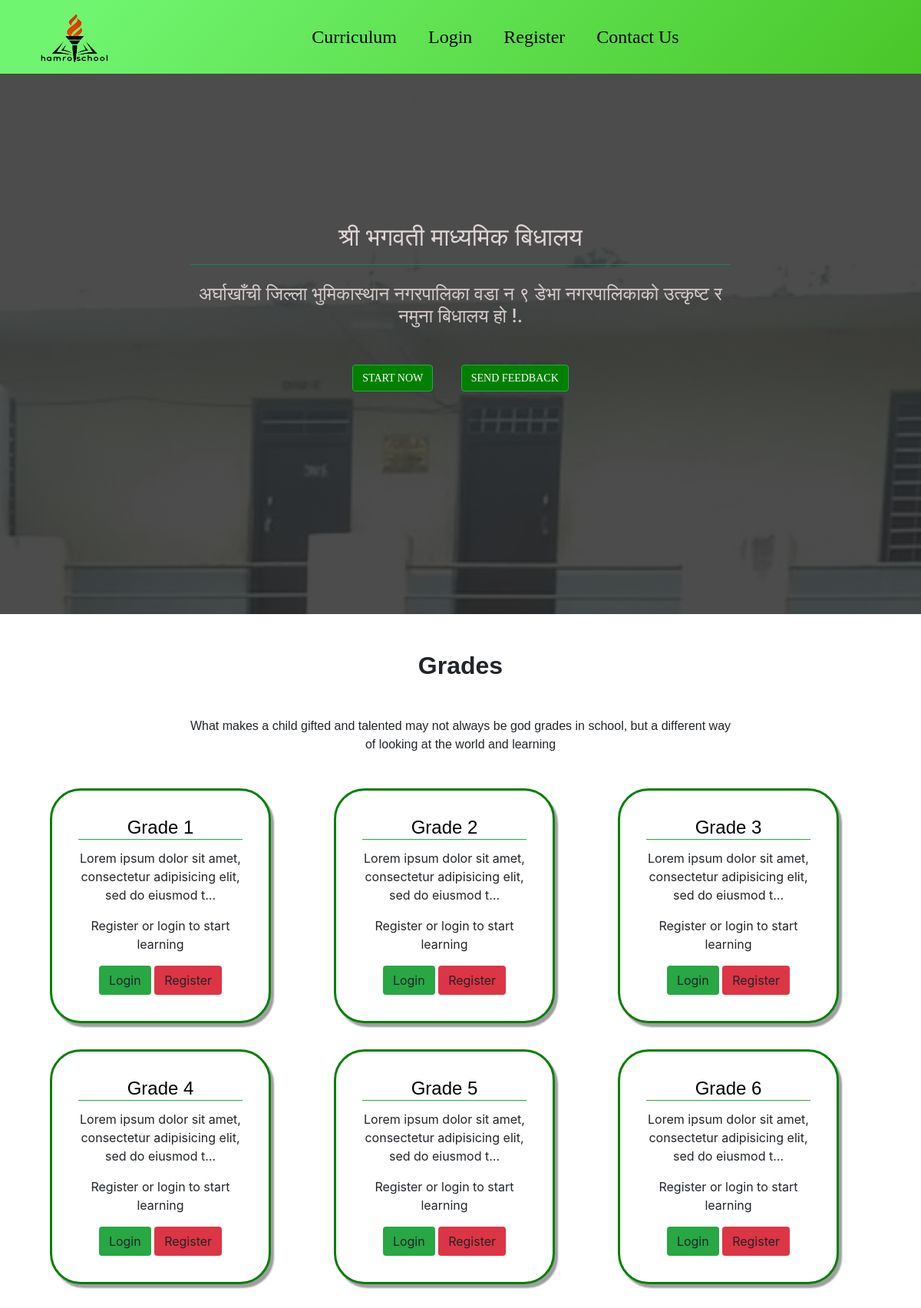
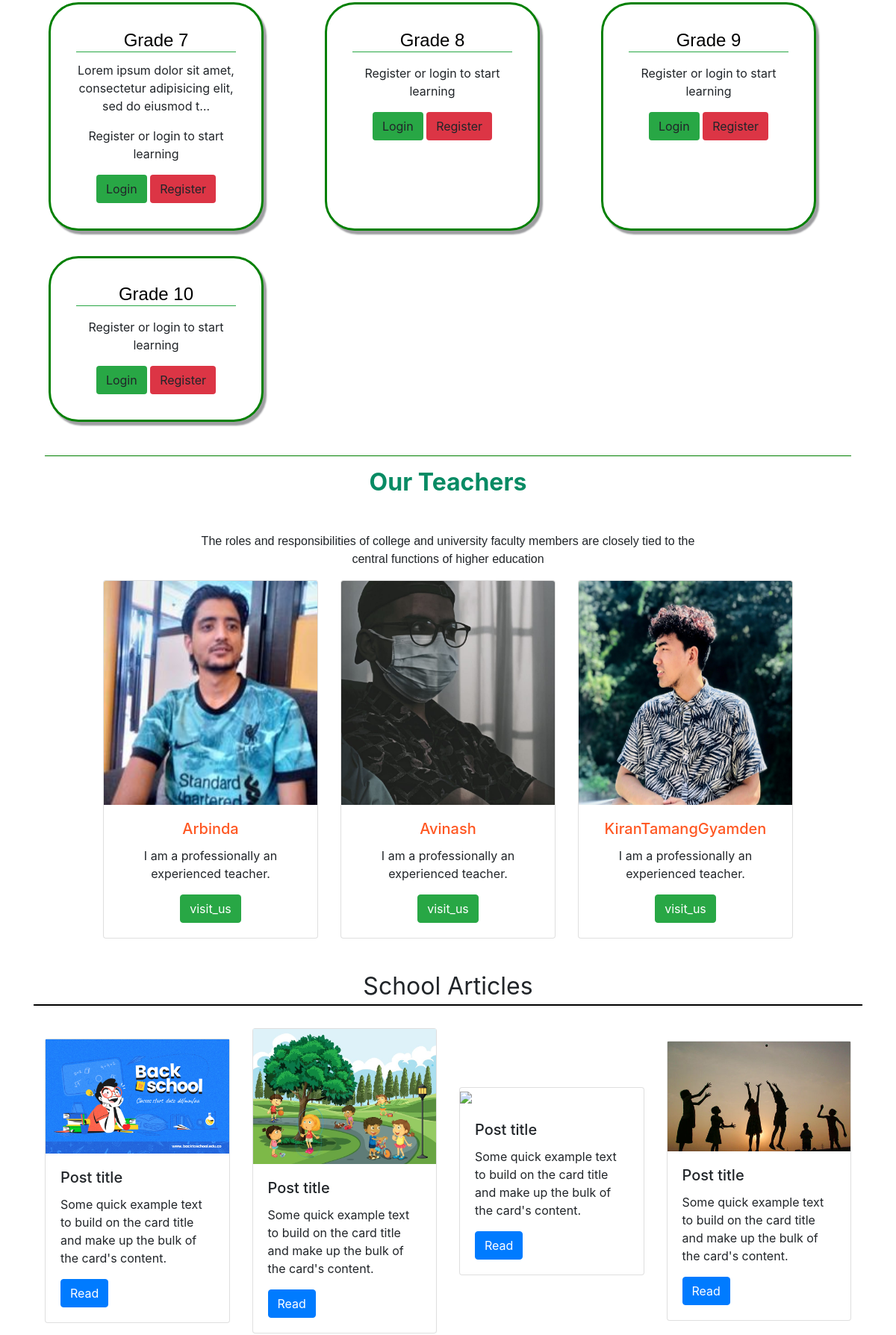
The page / (upper part) on the database its author committed (2 pictures, top to bottom).
### curriculum/models.py (models this page shows, shortened)
class Standard(models.Model):
    name = models.CharField(max_length=100, unique=True)
    slug = models.SlugField(null=True, blank=True)
    description = models.TextField(max_length=500,blank=True)

### app_users/models.py (models this page shows, shortened)
class UserProfileInfo(models.Model):
    user = models.OneToOneField(User, on_delete=models.CASCADE)
    bio = models.CharField(max_length=500)
    profile_pic = models.ImageField(upload_to=path_and_rename, verbose_name="Profile Picture", blank=True)
    teacher = 'teacher'
    student = 'student'
    parent = 'parent'
    user_types = [
        (teacher, 'teacher'),
        (student, 'student'),
        (parent, 'parent'),
    ]
    user_type = models.CharField(max_length=10, choices=user_types, default=student)

### app_users/views.py (the view)
# urls.py: path('',views.HomeView.as_view(),name='index'),
class HomeView(TemplateView):
    template_name = 'app_users/index.html'
    def get_context_data(self, **kwargs):
        context = super().get_context_data(**kwargs)
        standards = Standard.objects.all()
        teachers = UserProfileInfo.objects.filter(user_type='teacher')
        arr = [teacher.user.username for teacher in teachers]
        for teacher_name in bubble_sort(arr):
            teachers_list = [teachers.get(user__username = teacher_name) for teacher_name in arr]
        context['standards'] = standards
        context['teachers'] = teachers_list
        return context

### app_users/bubble_sort.py (called while the page is built)
def bubble_sort(arr):
    n = len(arr)
    for i in range(n):
        for j in range(n - i - 1):
            if arr[j] > arr[j + 1]:
                arr[j], arr[j + 1] = arr[j + 1], arr[j]
    return arr

### app_users/templates/app_users/index.html (shortened to what this page needs)
{% extends 'base.html'  %}
{% load static %}
{% block image_block%}
<header>
          <div id="intro" class="container-fluid d-flex align-items-center justify-content-center h-100">
            <div class="row d-flex justify-content-center text-center">
              <div class=" learning col-md-10 ">
                <h2 class=" learning "  > श्री भगवती माध्यमिक बिधालय </h2>
                <hr style="color:#088b64;">
                <h4 class="learning my-4">अर्घाखाँची जिल्ला भुमिकास्थान नगरपालिका वडा न ९ डेभा नगरपालिकाको उत्कृष्ट र नमुना बिधालय हो !.</h4>
                <div class=" button row d-flex mt-5 ">
                  <div class="col">
                    <a href="{% url 'curriculum:standard_list' %}"> <button type="button" class="  border border-success btn  mx-3 "> Start Now</button> </a>
                    <a href="contact"> <button type="button" class="btn border border-success  mx-3">Send Feedback</button> </a>
                  </div>
              </div>
            </div>
          </div>
</header>
{%endblock%}
{% block content %}
<main class="mt-5">
  <div class="container">
    <section class="text-center ">
                  <h2 class="  mb-5 font-weight-bold" style="font-family: helvetica, arial, sans-serif;">Grades </h2>
                  <div class="row d-flex justify-content-center mb-4">
                    <div class="col-md-8">
                      <p class="grey-text" style="font-family: helvetica, arial, sans-serif;">What makes a child gifted and talented may not always be god grades in school,
                        but a different way of looking at the world and learning</p>
                    </div>
                    </div>
                    <div class="row">
                          {% for standard in standards %}
                          <div class=" card1 col-md-4 d-flex mb-4 " >
                            <div class="card text-center card-std" style="width: 18rem; border: 3px solid green; border-radius: 40px; box-shadow: 4px 5px 2px rgba(4, 6, 12, 0.39); margin:5px ;">
                              <div class="card-body" >
                                <h4 class="card-title border-bottom border-success" style="color:black; font-family: Arial, Helvetica, sans-serif; ">{{standard.name}}</h4>
                                <p class="card-text">{{standard.description|truncatechars:75}}</p>
                                {% if user.is_authenticated %}
                                <a href="{% url 'curriculum:subject_list' slug=standard.slug %}" class="btn btn-primary" style="background-color:#e72b2b;">Start Learning</a>
                                {%else%}
                                <p>Register or login to start learning</p>
                                <a href="{% url 'user_login' %}" class="btn1 btn bg-success">Login</a>
                                <a href="{% url 'register' %}" class=" btn1 btn bg-danger" >Register</a>
                                {%endif%}
                              </div>
                            </div>
                          </div>
                          {% endfor %}
                  </div>
    </section>
    <hr class="my-7" style="color:green;">
    <section class="text-center">
      <h2 class="mb-5 font-weight-bold" style="color: #088b64;">Our Teachers</h2>
      <div class="row d-flex justify-content-center mb-4">
          <div class="col-md-8">
            <p class="grey-text" style="font-family: helvetica, arial, sans-serif;">The roles and responsibilities of college and university faculty members are closely tied to the central functions of higher education
              </p>
          </div>
          <div class="d-flex align-items-center mb-3">
          {% for teacher in teachers %}
          <div class="container">
            <div class="row">
            <div class="col">
             <div class="card" style="width: 18rem;">
               <img class="card-img-top" src="{{teacher.profile_pic.url|default_if_none:'#'}}" alt="Card image cap" width="300px" height="300px">
               <div class="card-body">
                 <h5 class="card-title" style="color:#ff5722">{{teacher.user.username}}</h5>
                 <p class="card-text">{{teacher.bio|truncatechars:75}}</p>
                 <a href="" class="btn btn-success">visit_us</a>
               </div>
            </div>
             </div>
            </div>
           </div>
          {% endfor %}
          </div>
      </div>
    </section>
  </div>
<div style="text-align:center; font-size: 2rem; margin-bottom: 30px;"><section style="border-bottom:2px solid black;">School Articles</section></div>
<div class="d-flex align-items-center mb-3">
  <div class="col-lg-3 col-md-6 mb-4">
    <div class="card">
      <div class="bg-image hover-overlay ripple" data-mdb-ripple-color="light">
        <img src="./media/articlephotos/school.jpg" class="img-fluid" />
      </div>
      <div class="card-body">
        <h5 class="card-title">Post title</h5>
        <p class="card-text">
          Some quick example text to build on the card title and make up the bulk of the
          card's content.
        </p>
        <a href="#!" class="btn btn-primary">Read</a>
      </div>
    </div>
  </div>
  <div class="col-lg-3 col-md-6 mb-4">
    <div class="card">
      <div class="bg-image hover-overlay ripple" data-mdb-ripple-color="light">
        <img src="./media/articlephotos/school4.jpg" class="img-fluid" />
      </div>
      <div class="card-body">
        <h5 class="card-title">Post title</h5>
        <p class="card-text">
          Some quick example text to build on the card title and make up the bulk of the
          card's content.
        </p>
        <a href="#!" class="btn btn-primary">Read</a>
      </div>
    </div>
  </div>
  <div class="col-lg-3 col-md-6 mb-4">
    <div class="card">
      <div class="bg-image hover-overlay ripple" data-mdb-ripple-color="light">
        <img src="./media/articlephotos/school2.jpg" class="img-fluid" />
      </div>
      <div class="card-body">
        <h5 class="card-title">Post title</h5>
        <p class="card-text">
          Some quick example text to build on the card title and make up the bulk of the
          card's content.
        </p>
        <a href="#!" class="btn btn-primary">Read</a>
      </div>
    </div>
  </div>
  <div class="col-lg-3 col-md-6 mb-4">
    <div class="card">
      <div class="bg-image hover-overlay ripple" data-mdb-ripple-color="light">
        <img src="./media/articlephotos/school3.jpg" class="img-fluid" />
      </div>
      <div class="card-body">
        <h5 class="card-title">Post title</h5>
        <p class="card-text">
          Some quick example text to build on the card title and make up the bulk of the
          card's content.
        </p>
        <a href="#!" class="btn btn-primary">Read</a>
      </div>
    </div>
  </div>
  </div>
</div>
{%endblock%}

### templates/base.html (shortened to what this page needs)
<!DOCTYPE html>
<html lang="en" dir="ltr">
  <head>
    {% load static %}
    <link href='https://unpkg.com/boxicons@2.1.2/css/boxicons.min.css' rel='stylesheet'>
    <link rel="stylesheet" href="https://stackpath.bootstrapcdn.com/bootstrap/4.5.2/css/bootstrap.min.css">
    <link rel="stylesheet" href="https://cdnjs.cloudflare.com/ajax/libs/font-awesome/4.7.0/css/font-awesome.min.css">
    <link rel="stylesheet" href="{% static 'css/master_css.css' %}">
  </head>
  <body>
              <nav class="navbar navbar-expand-lg  fixed-top scrolling-navbar" style="background-image: linear-gradient( 135deg, #70F570 10%, #49C628 100%);">
                <div class="container" >
                      <a class=" navbar-brand" href="{% url 'index' %}">
                        <img src="media/articlephotos/home.png" height="70px" width="100px" style="margin-top:0px"alt="">
                      </a>
                      <div class="collapse navbar-collapse" id="basicExampleNav" >
                        <ul class=" navbar-nav mx-auto  smooth-scroll ">
                                <li class="nav-item ">
                                   <a class="nav-link" style="color: black; font-size:1.5rem; margin-right: 25px;font-family: cursive;" href="{% url 'curriculum:standard_list' %}">Curriculum</a>
                                </li>
                                {% if user.is_authenticated %}
                                    <li class="nav-item  ">
                                     <a class="nav-link" href="{% url 'user_logout' %}" style="color: black; font-size:1.5rem; margin-right:25px;font-family: Bahnschrift SemiBold Condensedcursive;">Logout</a>
                                    </li>
                                {% else %}
                                    <li class="nav-item ">
                                        <a class="nav-link" href="{% url 'user_login' %}"style="color: black; font-size:1.5rem; margin-right:25px;font-family: Bahnschrift SemiBold Condensedcursive;" >Login</a>
                                    </li>
                                    <li class="nav-item " >
                                       <a class="nav-link" href="{% url 'register' %}" style="color: black; font-size:1.5rem; margin-right:25px;font-family: Bahnschrift SemiBold Condensedcursive;">Register</span> </a>
                                    </li>
                                {% endif %}
                                <li class="nav-item">
                                   <a class="nav-link" href="{% url 'contact' %}" style="color: black; font-size:1.5rem; margin-right:25px;font-family: Bahnschrift SemiBold Condensedcursive;">Contact Us</a>
                                </li>
                        </ul>
                      </div>
                </div>
              </nav>
          {% block image_block %}
          {% endblock %}
    <div class="container">
        {%block content%}
        {%endblock%}
  </body>
</html>

### static/css/master_css.css (style rules this page uses)
html, body, header, #intro { height: 100%; }
#intro { background:linear-gradient(rgba(0, 0, 0, 0.7), rgba(0, 0, 0, 0.7)), url("../Images/1.jpg")no-repeat center center fixed; -webkit-background-size: cover; -moz-background-size: cover; -o-background-size: cover; background-size: cover; }
.learning h2 { color: rgb(224, 214, 214); }
.learning h4 { color: rgb(216, 204, 204); }
hr { border-color: inherit; }
.card-std { border-radius: 4px; background: #fff; box-shadow: 0 6px 10px rgba(0,0,0,.08), 0 0 6px rgba(0,0,0,.05); transition: .3s transform cubic-bezier(.155,1.105,.295,1.12),.3s box-shadow,.3s -webkit-transform cubic-bezier(.155,1.105,.295,1.12); padding: 14px 14px 14px 14px; cursor:default; }
button.btn { justify-content:center; text-align: center; color: white; font-size: 14px; font-family: "montserrat"; text-decoration: none; border: 2px solid #08d46e; text-transform: uppercase; overflow: hidden; transition: 1s all ease; background-color: green; }

### rows shown on the page
Standard: name "Grade 1", description "Lorem ipsum dolor sit amet, consectetur adipisicing elit, sed do eiusmod t…"
Standard: name "Grade 2", description "Lorem ipsum dolor sit amet, consectetur adipisicing elit, sed do eiusmod t…"
Standard: name "Grade 3", description "Lorem ipsum dolor sit amet, consectetur adipisicing elit, sed do eiusmod t…"
Standard: name "Grade 4", description "Lorem ipsum dolor sit amet, consectetur adipisicing elit, sed do eiusmod t…"
Standard: name "Grade 5", description "Lorem ipsum dolor sit amet, consectetur adipisicing elit, sed do eiusmod t…"
Standard: name "Grade 6", description "Lorem ipsum dolor sit amet, consectetur adipisicing elit, sed do eiusmod t…"
Standard: name "Grade 7", description "Lorem ipsum dolor sit amet, consectetur adipisicing elit, sed do eiusmod t…"
Standard: name "Grade 8"
Standard: name "Grade 9"
Standard: name "Grade 10"
UserProfileInfo: profile_pic (picture), user.username "Arbinda", bio "I am a professionally an experienced teacher."
UserProfileInfo: profile_pic (picture), user.username "Avinash", bio "I am a professionally an experienced teacher."
UserProfileInfo: profile_pic (picture), user.username "KiranTamangGyamden", bio "I am a professionally an experienced teacher."
